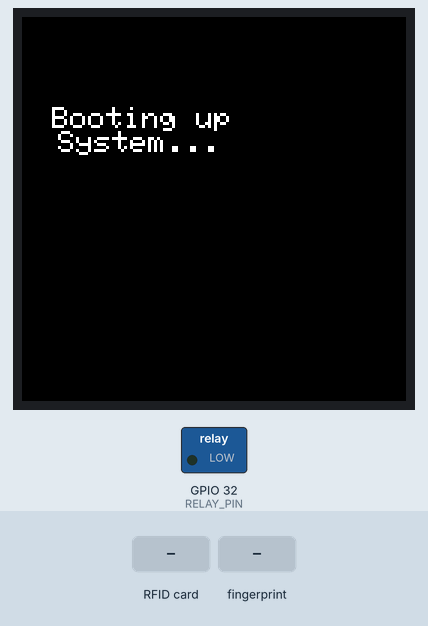
Simulated run of this sketch. Board: ESP32. Parts: 128×128 colour display, switched loads named in the sketch (green lamp = pin HIGH). Inputs (shaded band) come from the test bench. What the sketch prints to the serial monitor is not drawn.

Above: at 2.3 s.
At 15.9 s:
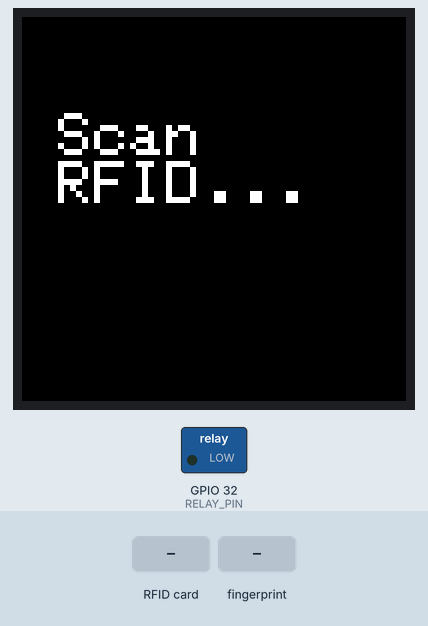
16.0 s: RFID card 39 FB FF 00 held to the reader
At 17.6 s:
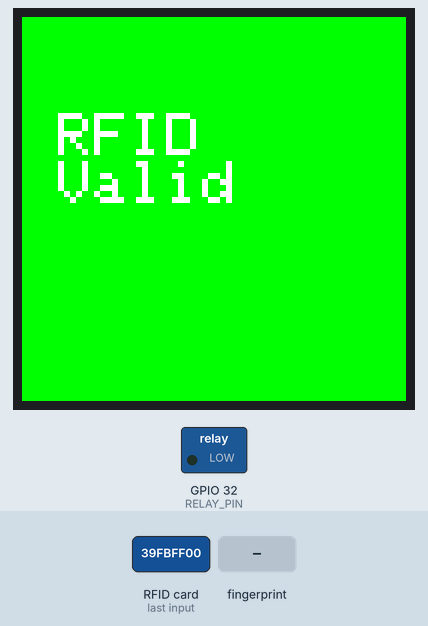
19.0 s: finger stored as number 1 placed on the sensor
At 22.4 s:
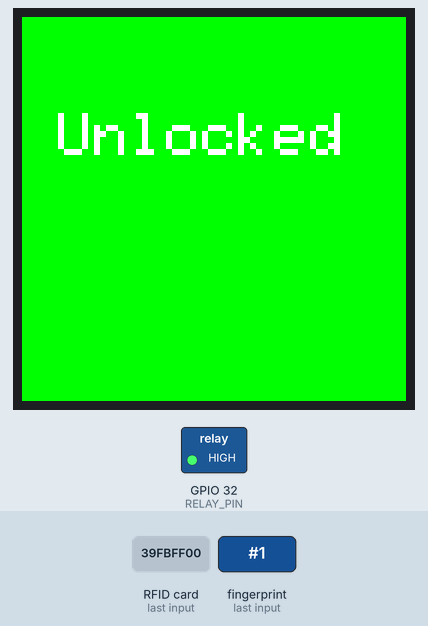
Timing chart, 0 to 27.9 s (numbered marks = the images above; inputs shaded):
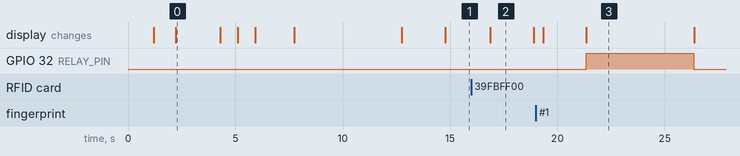

Measured:
- after the input at 16.0 s, the display: changes after 0.88 s (image 2)
- after the input at 19.0 s, GPIO 32 (RELAY_PIN): LOW → HIGH after 2.3 s, → LOW 5.0 s later; the display: first changes after 0.34 s (image 3 shows a later state)
- what the display in image 0 shows lasts 2.1 s, from 2.2 s to 4.3 s
- what the display in image 2 shows lasts 2.0 s, from 16.9 s to 18.9 s

The sketch:

wroom_lock_rfid.ino
```cpp
/*
ESP32 (Wroom) - RFID and Fingerprint Access Control System
Combines RFID and fingerprint authentication to unlock for a set duration.
Checks RFID tag first, followed by fingerprint matching.
If both pass, it unlocks for a defined amount of time.

Author: Alex Jain <ajain@pdx.edu>, Anthony Le <anthle@pdx.edu>
Date: Dec 2nd, 2024
Version: 0.6

Necessary Libraries:
1. Adafruit Fingerprint Sensor Library: https://github.com/adafruit/Adafruit-Fingerprint-Sensor-Library
2. Adafruit GFX Library: https://github.com/adafruit/Adafruit-GFX-Library
3. TFT ILI9163C Library: https://github.com/sumotoy/TFT_ILI9163C
4. MFRC522 RFID Library: https://github.com/miguelbalboa/rfid

Hardware Requirements:
1. ESP32 Wroom/Feather Dev Module
2. TFT ILI9163C Display
3. Adafruit Fingerprint Sensor (UART-based)
4. MFRC522 RFID Module
5. Relay for lock mechanism

Note: Ensure all pin connections match the pin definitions in the code.
*/

// Library Headers
#include <SPI.h>
#include <Adafruit_GFX.h>
#include <HardwareSerial.h>
#include <Adafruit_Fingerprint.h>
#include <TFT_ILI9163C.h>
#include <MFRC522.h>

// Pin Definitions
#define __CS 15     // Chip Select for TFT as GPIO 15
#define __DC 2      // Data/Command for TFT as GPIO 2
#define A0 4        // Reset for TFT as GPIO 4
#define SCK 18      // Clock for TFT as GPIO 18
#define RX_PIN 16   // RX2 for fingerprint sensor
#define TX_PIN 17   // TX2 for fingerprint sensor

#define SS_PIN 5    // Chip Select for RFID as GPIO 5
#define RST_PIN 3   // Reset for RFID as GPIO 3
#define RELAY_PIN 32 // Relay to control lock mechanism as GPIO 32

// Unlock duration in seconds
#define UNLOCK_TIME 5

// RFID Tag UID (Replace with your own)
byte keyTagUID[4] = {0x39, 0xFB, 0xFF, 0x00};

// Color definitions for TFT
// Define color in 16-bit RGB format
#define BLACK   0x0000
#define BLUE    0x001F
#define RED     0xF800
#define GREEN   0x07E0
#define CYAN    0x07FF
#define MAGENTA 0xF81F
#define YELLOW  0xFFE0
#define WHITE   0xFFFF

// Not sure how to make this look like actual fingerprint
// const uint8_t fingerprintBitmap[] PROGMEM = {
//   // 128x128 Fingerprint Image Bitmap (each byte represents 8 pixels)
//   0x00, 0x00, 0x00, 0x00, 0x00, 0x00, 0x00, 0x00, // Row 1
//   0x00, 0x1C, 0x3E, 0x3E, 0x1C, 0x00, 0x00, 0x00, // Row 2
//   0x00, 0x3E, 0x7F, 0x7F, 0x3E, 0x00, 0x00, 0x00, // Row 3
//   0x00, 0x3E, 0x7F, 0x77, 0x3E, 0x1C, 0x00, 0x00, // Row 4
//   0x00, 0x1C, 0x3E, 0x77, 0x77, 0x3E, 0x00, 0x00, // Row 5
//   0x00, 0x00, 0x1C, 0x3E, 0x77, 0x3E, 0x1C, 0x00, // Row 6
//   0x00, 0x00, 0x00, 0x1C, 0x3E, 0x3E, 0x3E, 0x00, // Row 7
//   0x00, 0x00, 0x00, 0x00, 0x1C, 0x3E, 0x1C, 0x00, // Row 8
//   // Repeat pattern or add unique details for the remaining rows
// };


// Instantiate objects
TFT_ILI9163C tft(__CS, __DC, A0);       // TFT Display
HardwareSerial mySerial(2);            // Serial2 for fingerprint sensor
Adafruit_Fingerprint finger(&mySerial);
MFRC522 rfid(SS_PIN, RST_PIN);         // RFID Reader

void setup() {
  // Initialize serial communication
  Serial.begin(115200);
  mySerial.begin(57600, SERIAL_8N1, RX_PIN, TX_PIN);
  Serial.print("Initializing Display...\n");
  // Initialize TFT display
  tft.begin();
  tft.setRotation(2); // Adjust rotation for your specific setup
  tft.fillScreen(BLACK);
  tft.setTextColor(WHITE);
  tft.setTextSize(1);
  tft.setCursor(0, 0);

  Serial.print("Initializing System...\n");
  // Boot-up message with animation
  for (int i = 1; i <= 3; i++) {
    tft.fillScreen(BLACK); // Clear the screen for each frame
    tft.setCursor(10, 30);
    tft.println("Booting up");

    // Add dots based on the current iteration
    if (i == 1) {
      tft.println("  System.");
    } else if (i == 2) {
      tft.println("  System..");
    } else if (i == 3) {
      tft.println("  System...");
    }
    delay(1000); // Wait for 1 second per frame
  }
  delay(1000); // Additional delay before moving on

  Serial.print("Initializing RFID/Finger Sensor...\n");
  // Initialize RFID reader
  SPI.begin();
  rfid.PCD_Init();

  // Display fingerprint image w/ animation
  for (int i = 1; i <= 3; i++) {
    tft.fillScreen(BLACK); // Clear the screen for each frame
    tft.setCursor(10, 30);
    tft.println("Fingerprint Sensor\n\n  And RFID Scanner");

    // Add dots based on the current iteration
    if (i == 1) {
      tft.println("\n Initializing.");
    } else if (i == 2) {
      tft.println("\n Initializing..");
    } else if (i == 3) {
      tft.println("\n Initializing...");
    }
    delay(800); // Wait for 1 second per frame
  }
  delay(1000); // Additional delay before moving on

  // Just for fun if we can get it to work
  // Draw the fingerprint image (use a 128x128 bitmap)
  // tft.drawBitmap(0, 0, fingerprintBitmap, 128, 128, WHITE); // Centered on display
  // delay(3000); // Wait for 3 seconds

  // Display system message
  tft.fillScreen(BLACK);
  tft.setTextSize(2);
  tft.setCursor(10, 20);
  tft.println("Access");
  tft.setCursor(10, 60);
  tft.println("Control");
  tft.setCursor(10, 100);
  tft.println("System");
  delay(3000); // Wait for 3 seconds

  // Display startup message
  tft.println(" \n\n Access\n Control\n System");
  delay(2000);

  Serial.print("Finger Sensor Ready...\n");
  // Initialize fingerprint sensor
  if (finger.verifyPassword()) {
    tft.fillScreen(BLACK);
    tft.println(" \n\n Finger\n Sensor\n Ready");
    delay(2000);
  } else {
    tft.fillScreen(RED);
    tft.println(" \n Finger\n Sensor\n Error");
    while (1); // Halt if fingerprint sensor fails to initialize
  }

  // Configure relay pin
  pinMode(RELAY_PIN, OUTPUT);
  digitalWrite(RELAY_PIN, LOW); // Ensure lock is locked initially
}

void loop() {
  // Step 1: Prompt user to scan RFID tag
  tft.fillScreen(BLACK);
  tft.setCursor(0, 0);
  tft.println(" \n\n Scan\n RFID...");
  Serial.print("RFID Ready...\n");
  if (rfid.PICC_IsNewCardPresent() && rfid.PICC_ReadCardSerial()) {
    if (verifyRFID()) {
      // RFID verified, prompt for fingerprint
      tft.fillScreen(GREEN);
      tft.setCursor(0, 0);
      tft.println(" \n\n RFID \n Valid\n ");
      Serial.print("Access Granted, UID:");
      for (int i = 0; i < rfid.uid.size; i++) {
        Serial.print(rfid.uid.uidByte[i] < 0x10 ? " 0" : " ");
        Serial.print(rfid.uid.uidByte[i], HEX);
      }
      Serial.println();
      Serial.print("Waiting for fingerprint\n");
      delay(2000);
      tft.fillScreen(BLACK);
      tft.setCursor(0, 0);
      tft.println(" \n\n  Place\n  Finger\n ");

      // Step 2: Scan fingerprint
      int id = getFingerprintID();
      if (id != -1) {
        // Fingerprint matched, grant access
        tft.fillScreen(GREEN);
        tft.setCursor(0, 0);
        tft.print(" \n\n Access\n Granted\n ID: ");
        tft.println(id);
        delay(2000);
        // Unlock for the defined duration
        unlockDoor();
      } else {
        // Fingerprint mismatch
        tft.fillScreen(RED);
        tft.setCursor(0, 0);
        tft.println(" \n\n Finger\n Does Not\n Match");
        delay(2000);
      }
    } else {
      // RFID mismatch
      tft.fillScreen(RED);
      tft.setCursor(0, 0);
      tft.println(" \n\n RFID\n Denied");
      Serial.print("Access denied, UID:");
      for (int i = 0; i < rfid.uid.size; i++) {
        Serial.print(rfid.uid.uidByte[i] < 0x10 ? " 0" : " ");
        Serial.print(rfid.uid.uidByte[i], HEX);
      }
      Serial.println();
      delay(2000);
    }
    rfid.PICC_HaltA();
    rfid.PCD_StopCrypto1();
  } else {
    // No RFID detected
    delay(1000); // Short delay before re-prompting
  }
}

bool verifyRFID() {
  // Compare scanned RFID tag with the stored UID
  for (byte i = 0; i < 4; i++) {
    if (rfid.uid.uidByte[i] != keyTagUID[i]) return false;
  }
  return true;
}

int getFingerprintID() {
  int result = FINGERPRINT_NOFINGER;
  while (result != FINGERPRINT_OK) {
    result = finger.getImage();
    if (result == FINGERPRINT_OK) break;
    if (result == FINGERPRINT_NOFINGER) continue;
    return -1; // Error or timeout
  }

  result = finger.image2Tz();
  if (result != FINGERPRINT_OK) return -1;

  result = finger.fingerFastSearch();
  if (result != FINGERPRINT_OK) return -1;

  return finger.fingerID; // Return matched ID
}

void unlockDoor() {
  // Unlock animation and door unlocking
  Serial.println(" Unlocking...");
  digitalWrite(RELAY_PIN, HIGH); // Unlock the door

  Serial.println(" Unlocked.");
  tft.fillScreen(GREEN);
  tft.setCursor(0, 0);
  tft.println(" \n\n Unlocked");

  // Wait for UNLOCK_TIME before locking the door
  delay(UNLOCK_TIME * 1000); // UNLOCK_TIME-second delay

  // Lock animation and door locking
  Serial.println("Locking...");
  digitalWrite(RELAY_PIN, LOW); // Relock the door

  tft.fillScreen(BLUE);
  tft.setCursor(0, 0);
  tft.println(" \n\n Locked");
  Serial.println(" Locked.");
  delay(2000); // Additional UI display time
}
```
